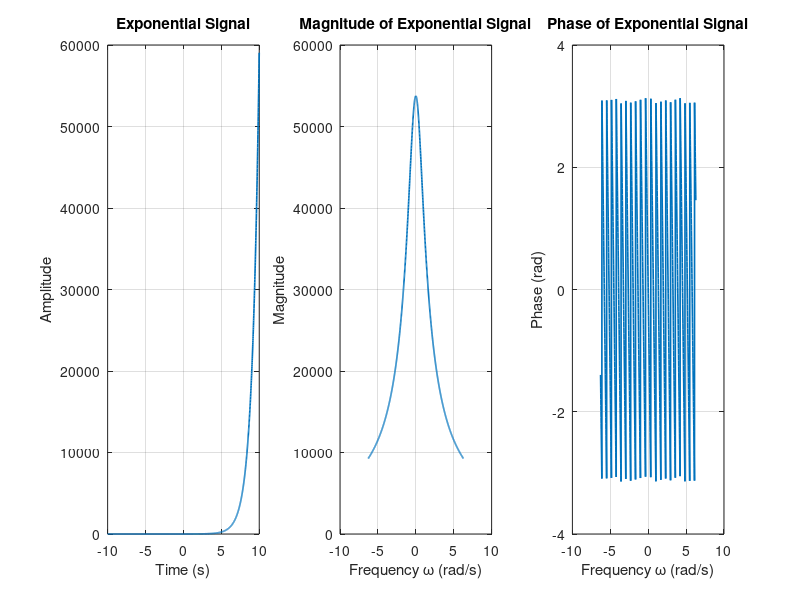
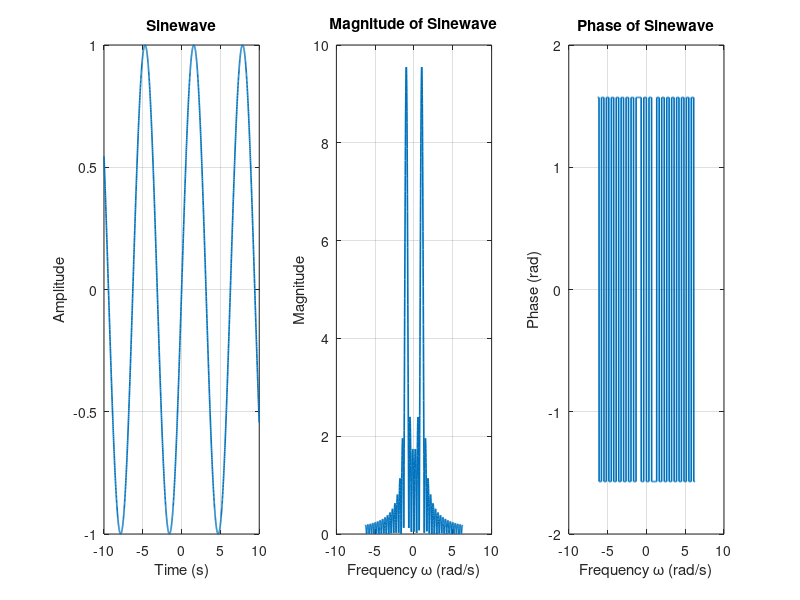
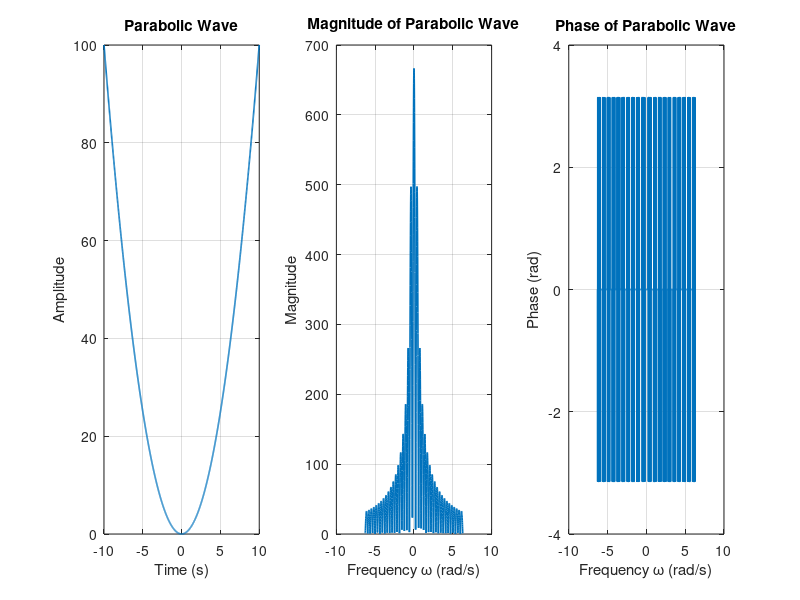

Write the MATLAB code that produced these figures, in order.
clc;
clear;
close all;

% Define time and frequency vectors
t = -10:0.01:10;
w = -2*pi:0.01:2*pi;

% Define signals and their titles in a cell array
signals = {
    3.^t,       'Exponential Signal';
    sin(t),     'Sinewave';
    t.^2,       'Parabolic Wave'
    };

num_signals = size(signals, 1);

for i = 1:num_signals
    x_t = signals{i, 1};
    sig_title = signals{i, 2};

    % Vectorized Numerical Fourier Transform computation using trapz
    % Integral: X(w) = integral( x(t) * exp(-j*w*t) dt )
    X_k = trapz(t, x_t(:) .* exp(-1j * (t' * w)), 1);

    X_mag = abs(X_k);
    X_angle = angle(X_k);

    % Create Figure
    figure('Name', sig_title, 'NumberTitle', 'off');

    % 1. Time Domain Plot
    subplot(1, 3, 1);
    plot(t, x_t, 'LineWidth', 1.2);
    title(sig_title);
    xlabel('Time (s)');
    ylabel('Amplitude');
    grid on;

    % 2. Magnitude Spectrum
    subplot(1, 3, 2);
    plot(w, X_mag, 'LineWidth', 1.2);
    title(['Magnitude of ', sig_title]);
    xlabel('Frequency \omega (rad/s)');
    ylabel('Magnitude');
    grid on;

    % 3. Phase Spectrum
    subplot(1, 3, 3);
    plot(w, X_angle, 'LineWidth', 1.2);
    title(['Phase of ', sig_title]);
    xlabel('Frequency \omega (rad/s)');
    ylabel('Phase (rad)');
    grid on;
end
